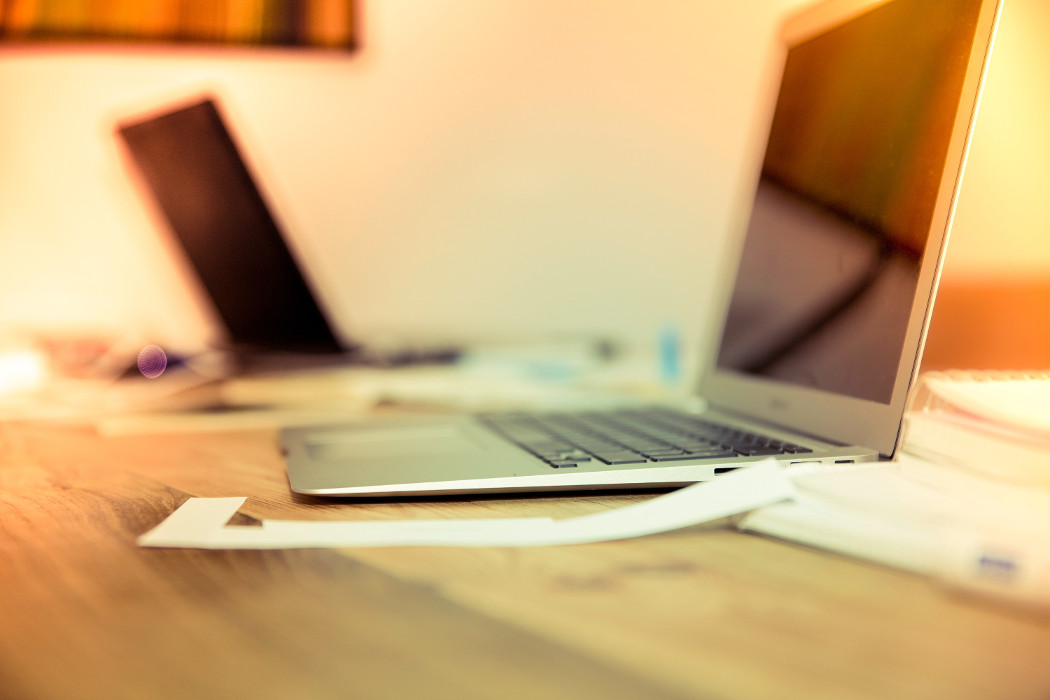
//> input picture Threaded-Image-Processing-Client-Server-version-2.0/images/Laptop.jpg, 1050 x 700 px
$ ./contourDetector ../../../Threaded-Image-Processing-Client-Server-version-2.0/images/Laptop.jpg   (built with g++ and OpenCV 4)
//> lines starting //> are read from the running program, lines starting //| are printed output that depends on the picture; after the words box and inside, x2 and y2 are one past the last pixel; in counts of white or black regions, pixels touching at a corner belong together
#include "opencv2/highgui/highgui.hpp"
#include "opencv2/imgproc/imgproc.hpp"
#include <iostream>
#include <stdio.h>
#include <stdlib.h>

using namespace cv;
using namespace std;

Mat src; Mat src_gray;
int thresh = 100;
int max_thresh = 255;
RNG rng(12345);

/// Function header
void thresh_callback(int, void* );

/** @function main */
int main( int argc, char** argv )
{
  /// Load source image and convert it to gray
  src = imread( argv[1], 1 );
//> src is the input picture: 700 rows x 1050 cols, CV_8UC3; mean B, G, R 118.9, 170.3, 205.4

  /// Convert image to gray and blur it
  cvtColor( src, src_gray, COLOR_BGR2GRAY );
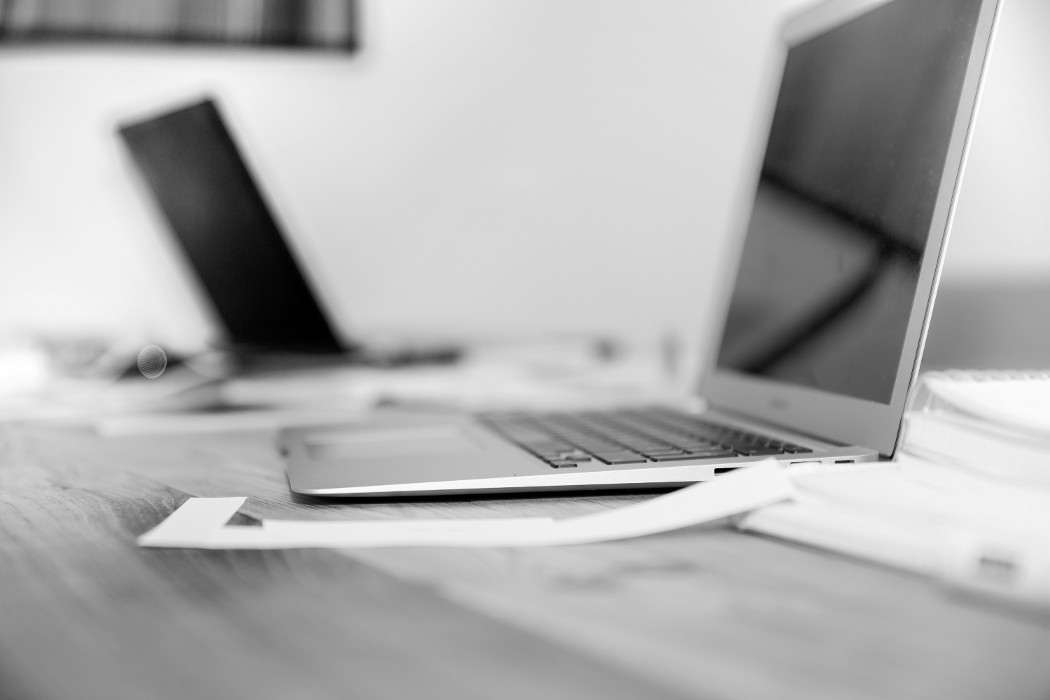
//> src_gray: 700 rows x 1050 cols, CV_8UC1; min 0, max 254, mean 175
  blur( src_gray, src_gray, Size(3,3) );

  /// Create Window
  char* source_window = "Source";
  namedWindow( source_window, WINDOW_AUTOSIZE );
  imshow( source_window, src );

  createTrackbar( " Threshold:", "Source", &thresh, max_thresh, thresh_callback );
  thresh_callback( 0, 0 );

  waitKey(0);
  printf("Client: \t");
  return(0);
}

/** @function thresh_callback */
void thresh_callback(int, void* )
{
  Mat threshold_output;
  vector<vector<Point> > contours;
  vector<Vec4i> hierarchy;

  /// Detect edges using Threshold
  threshold( src_gray, threshold_output, thresh, 255, THRESH_BINARY );
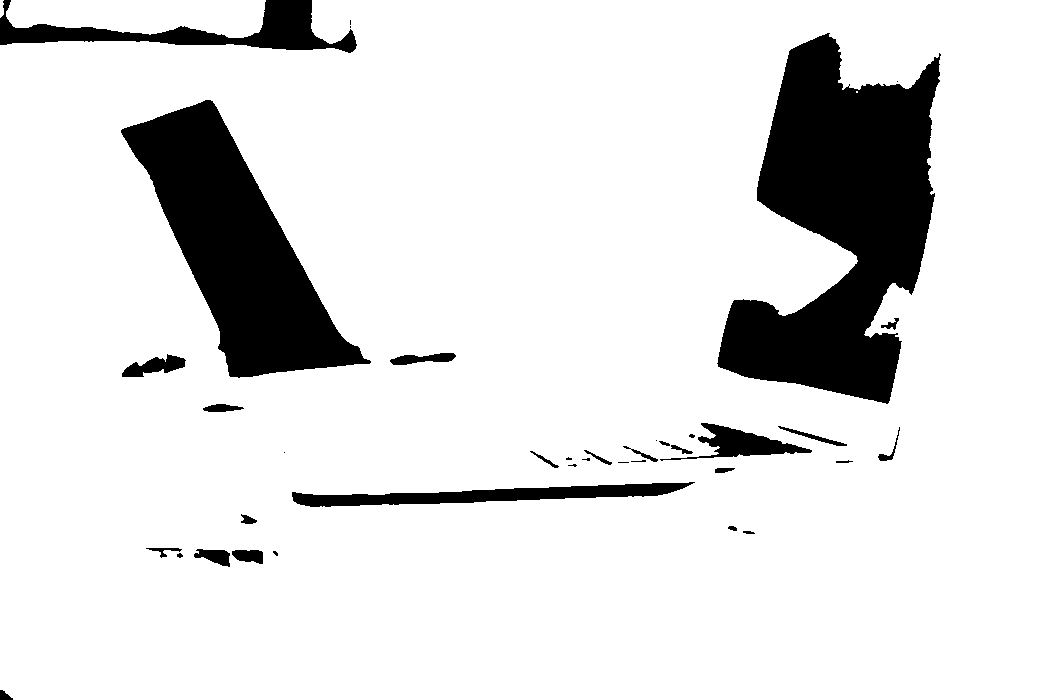
//> threshold_output: 700 rows x 1050 cols, CV_8UC1; 87.6% white; 38 black regions (12 under 20 px)
  /// Find contours
  findContours( threshold_output, contours, hierarchy, RETR_TREE, CHAIN_APPROX_SIMPLE, Point(0, 0) );
//> contours = 42 contours, 7 with area under 20; largest, box (x1, y1, x2, y2) and area: (0, 0, 1050, 700) 718878, (716, 32, 942, 405) 45956, (120, 99, 372, 379) 29567, (6, 0, 266, 38) 7490, (291, 481, 696, 508) 4900

  /// Find the rotated rectangles and ellipses for each contour
  vector<RotatedRect> minRect( contours.size() );
  vector<RotatedRect> minEllipse( contours.size() );

  for( int i = 0; i < contours.size(); i++ )
     { minRect[i] = minAreaRect( Mat(contours[i]) );
       if( contours[i].size() > 5 )
         { minEllipse[i] = fitEllipse( Mat(contours[i]) ); }
     }
//> this loop made 42 passes

  /// Draw contours + rotated rects + ellipses
  Mat drawing = Mat::zeros( threshold_output.size(), CV_8UC3 );
  for( int i = 0; i< contours.size(); i++ )
     {
       Scalar color = Scalar( rng.uniform(0, 255), rng.uniform(0,255), rng.uniform(0,255) );
       // contour
       drawContours( drawing, contours, i, color, 1, 8, vector<Vec4i>(), 0, Point() );
       // ellipse
       ellipse( drawing, minEllipse[i], color, 2, 8 );
       // rotated rectangle
       Point2f rect_points[4]; minRect[i].points( rect_points );
       for( int j = 0; j < 4; j++ )
          line( drawing, rect_points[j], rect_points[(j+1)%4], color, 1, 8 );
     }
//> this loop made 42 passes
//> rect_points on passes 1, 36, 38, 40, 41, 42: 4 Points (x, y): [1049, 699], [0, 699], [0, 0], [1049, 0], 4 Points (x, y): [897, 82], [896, 81], [897, 80], [898, 81], 4 Points (x, y): [857, 92], [856, 92], [856, 91], [857, 91], 4 Points (x, y): [351, 25], [349, 25], [349, 19], [351, 19], 4 Points (x, y): [265, 37], [6, 37], [6, 0], [265, 0], 4 Points (x, y): [3, 17], [0, 17], [0, 0], [3, 0]
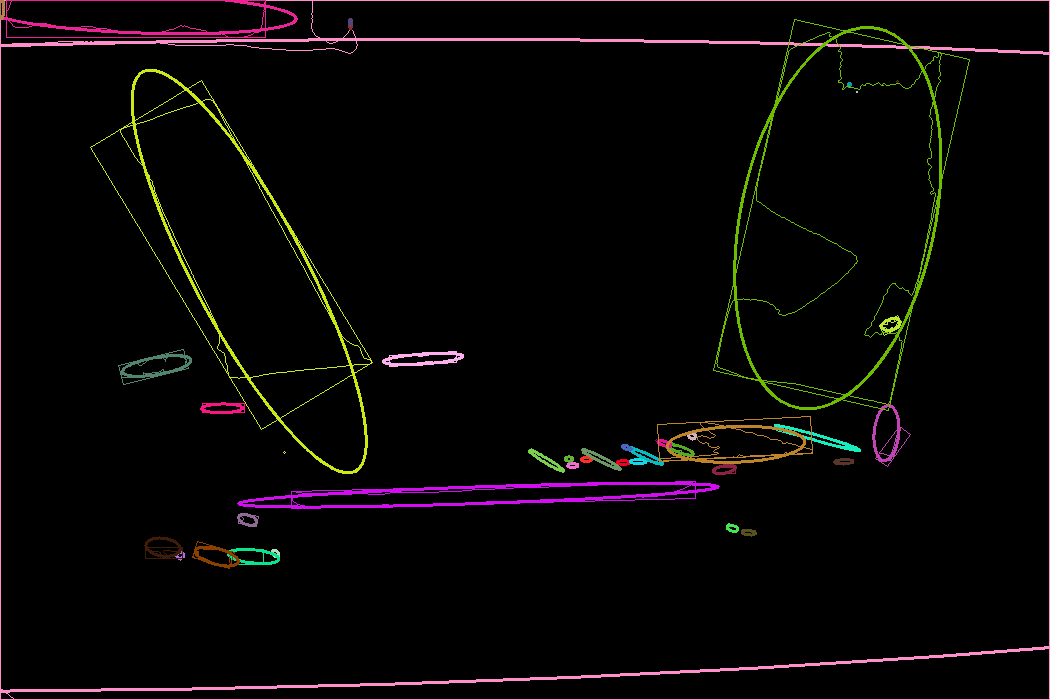
//> drawing: 700 rows x 1050 cols, CV_8UC3; mean B, G, R 5.4, 6.1, 8.4

  /// Show in a window
  namedWindow( "Contours", WINDOW_AUTOSIZE );
  imshow( "Contours", drawing );
}
